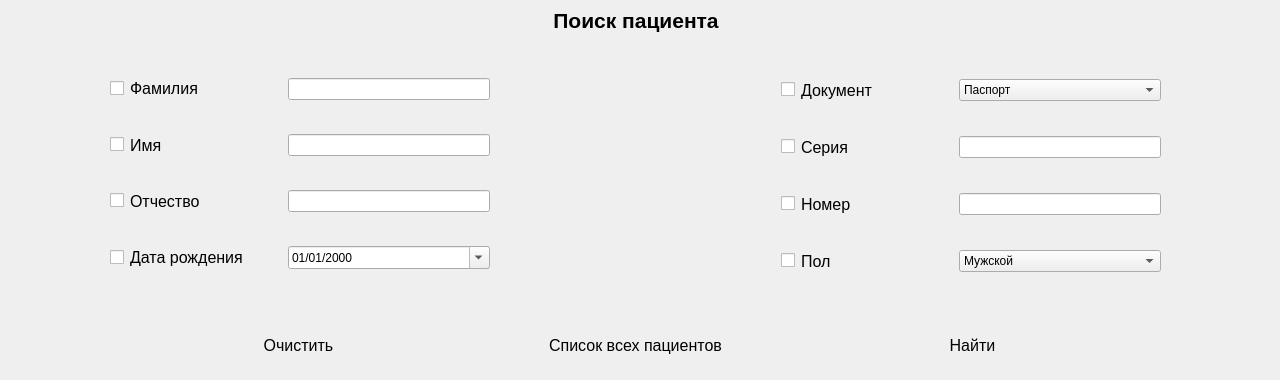
        <widget class="QWidget" name="SearchClientsPage">
         <widget class="QWidget" name="horizontalLayoutWidget_10">
          <property name="geometry">
           <rect>
            <x>110</x>
            <y>320</y>
            <width>1051</width>
            <height>51</height>
           </rect>
          </property>
          <layout class="QHBoxLayout" name="horizontalLayout_44" stretch="1,2,1,3,1,2,1">
           <property name="spacing">
            <number>6</number>
           </property>
           <item>
            <spacer name="horizontalSpacer_7">
             <property name="orientation">
              <enum>Qt::Horizontal</enum>
             </property>
             <property name="sizeHint" stdset="0">
              <size>
               <width>40</width>
               <height>20</height>
              </size>
             </property>
            </spacer>
           </item>
           <item>
            <widget class="QPushButton" name="ClearSearchInfoButton">
             <property name="sizePolicy">
              <sizepolicy hsizetype="Minimum" vsizetype="Preferred">
               <horstretch>0</horstretch>
               <verstretch>0</verstretch>
              </sizepolicy>
             </property>
             <property name="font">
              <font>
               <pointsize>12</pointsize>
              </font>
             </property>
             <property name="styleSheet">
              <string notr="true">border-radius: 25px;</string>
             </property>
             <property name="text">
              <string>Очистить</string>
             </property>
            </widget>
           </item>
           <item>
            <spacer name="horizontalSpacer_27">
             <property name="orientation">
              <enum>Qt::Horizontal</enum>
             </property>
             <property name="sizeHint" stdset="0">
              <size>
               <width>40</width>
               <height>20</height>
              </size>
             </property>
            </spacer>
           </item>
           <item>
            <widget class="QPushButton" name="FindAllPatientsButton">
             <property name="sizePolicy">
              <sizepolicy hsizetype="Minimum" vsizetype="Preferred">
               <horstretch>0</horstretch>
               <verstretch>0</verstretch>
              </sizepolicy>
             </property>
             <property name="font">
              <font>
               <pointsize>12</pointsize>
              </font>
             </property>
             <property name="styleSheet">
              <string notr="true">border-radius: 25px;</string>
             </property>
             <property name="text">
              <string>Список всех пациентов</string>
             </property>
            </widget>
           </item>
           <item>
            <spacer name="horizontalSpacer_29">
             <property name="orientation">
              <enum>Qt::Horizontal</enum>
             </property>
             <property name="sizeHint" stdset="0">
              <size>
               <width>40</width>
               <height>20</height>
              </size>
             </property>
            </spacer>
           </item>
           <item>
            <widget class="QPushButton" name="FindPatientsButton">
             <property name="sizePolicy">
              <sizepolicy hsizetype="Minimum" vsizetype="Preferred">
               <horstretch>0</horstretch>
               <verstretch>0</verstretch>
              </sizepolicy>
             </property>
             <property name="font">
              <font>
               <pointsize>12</pointsize>
              </font>
             </property>
             <property name="styleSheet">
              <string notr="true">border-radius: 25px;</string>
             </property>
             <property name="text">
              <string>Найти</string>
             </property>
            </widget>
           </item>
           <item>
            <spacer name="horizontalSpacer_8">
             <property name="orientation">
              <enum>Qt::Horizontal</enum>
             </property>
             <property name="sizeHint" stdset="0">
              <size>
               <width>40</width>
               <height>20</height>
              </size>
             </property>
            </spacer>
           </item>
          </layout>
         </widget>
         <widget class="QWidget" name="horizontalLayoutWidget_9">
          <property name="geometry">
           <rect>
            <x>110</x>
            <y>50</y>
            <width>1051</width>
            <height>251</height>
           </rect>
          </property>
          <layout class="QHBoxLayout" name="horizontalLayout_35" stretch="4,3,4">
           <item>
            <layout class="QVBoxLayout" name="verticalLayout_11">
             <item>
              <layout class="QHBoxLayout" name="horizontalLayout_36" stretch="0,3,4">
               <item>
                <widget class="QCheckBox" name="PatientSearchLastNameCheckBox">
                 <property name="text">
                  <string/>
                 </property>
                </widget>
               </item>
               <item>
                <widget class="QLabel" name="label_31">
                 <property name="font">
                  <font>
                   <pointsize>12</pointsize>
                  </font>
                 </property>
                 <property name="text">
                  <string>&lt;html&gt;&lt;head/&gt;&lt;body&gt;&lt;p&gt;Фамилия&lt;/p&gt;&lt;/body&gt;&lt;/html&gt;</string>
                 </property>
                </widget>
               </item>
               <item>
                <widget class="QLineEdit" name="PatientSearchLastName"/>
               </item>
              </layout>
             </item>
             <item>
              <layout class="QHBoxLayout" name="horizontalLayout_37" stretch="0,3,4">
               <item>
                <widget class="QCheckBox" name="PatientSearchFirstNameCheckBox">
                 <property name="text">
                  <string/>
                 </property>
                </widget>
               </item>
               <item>
                <widget class="QLabel" name="label_32">
                 <property name="font">
                  <font>
                   <pointsize>12</pointsize>
                  </font>
                 </property>
                 <property name="text">
                  <string>Имя</string>
                 </property>
                </widget>
               </item>
               <item>
                <widget class="QLineEdit" name="PatientSearchFirstName"/>
               </item>
              </layout>
             </item>
             <item>
              <layout class="QHBoxLayout" name="horizontalLayout_38" stretch="0,3,4">
               <item>
                <widget class="QCheckBox" name="PatientSearchMiddleNameCheckBox">
                 <property name="text">
                  <string/>
                 </property>
                </widget>
               </item>
               <item>
                <widget class="QLabel" name="label_33">
                 <property name="font">
                  <font>
                   <pointsize>12</pointsize>
                  </font>
                 </property>
                 <property name="text">
                  <string>Отчество</string>
                 </property>
                </widget>
               </item>
               <item>
                <widget class="QLineEdit" name="PatientSearchMiddleName"/>
               </item>
              </layout>
             </item>
             <item>
              <layout class="QHBoxLayout" name="horizontalLayout_39" stretch="0,3,4">
               <item>
                <widget class="QCheckBox" name="PatientSearchDateOfBirthCheckBox">
                 <property name="text">
                  <string/>
                 </property>
                </widget>
               </item>
               <item>
                <widget class="QLabel" name="label_34">
                 <property name="font">
                  <font>
                   <pointsize>12</pointsize>
                  </font>
                 </property>
                 <property name="text">
                  <string>Дата рождения</string>
                 </property>
                </widget>
               </item>
               <item>
                <widget class="QDateEdit" name="PatientSearchDateOfBirth">
                 <property name="displayFormat">
                  <string>dd/MM/yyyy</string>
                 </property>
                 <property name="calendarPopup">
                  <bool>true</bool>
                 </property>
                </widget>
               </item>
              </layout>
             </item>
            </layout>
           </item>
           <item>
            <spacer name="horizontalSpacer_5">
             <property name="orientation">
              <enum>Qt::Horizontal</enum>
             </property>
             <property name="sizeHint" stdset="0">
              <size>
               <width>40</width>
               <height>20</height>
              </size>
             </property>
            </spacer>
           </item>
           <item>
            <layout class="QVBoxLayout" name="verticalLayout_12">
             <item>
              <layout class="QHBoxLayout" name="horizontalLayout_40" stretch="0,3,4">
               <item>
                <widget class="QCheckBox" name="PatientSearchDocumentTypeCheckBox">
                 <property name="text">
                  <string/>
                 </property>
                </widget>
               </item>
               <item>
                <widget class="QLabel" name="label_35">
                 <property name="font">
                  <font>
                   <pointsize>12</pointsize>
                  </font>
                 </property>
                 <property name="text">
                  <string>Документ</string>
                 </property>
                </widget>
               </item>
               <item>
                <widget class="QComboBox" name="PatientSearchDocumentType">
                 <property name="currentText">
                  <string>Паспорт</string>
                 </property>
                 <item>
                  <property name="text">
                   <string>Паспорт</string>
                  </property>
                 </item>
                 <item>
                  <property name="text">
                   <string>Водительские права</string>
                  </property>
                 </item>
                </widget>
               </item>
              </layout>
             </item>
             <item>
              <layout class="QHBoxLayout" name="horizontalLayout_41" stretch="0,3,4">
               <item>
                <widget class="QCheckBox" name="PatientSearchDocumentSeriesCheckBox">
                 <property name="text">
                  <string/>
                 </property>
                </widget>
               </item>
               <item>
                <widget class="QLabel" name="label_36">
                 <property name="font">
                  <font>
                   <pointsize>12</pointsize>
                  </font>
                 </property>
                 <property name="text">
                  <string>Серия</string>
                 </property>
                </widget>
               </item>
               <item>
                <widget class="QLineEdit" name="PatientSearchDocumentSeries">
                 <property name="inputMethodHints">
                  <set>Qt::ImhDigitsOnly</set>
                 </property>
                 <property name="maxLength">
                  <number>4</number>
                 </property>
                </widget>
               </item>
              </layout>
             </item>
             <item>
              <layout class="QHBoxLayout" name="horizontalLayout_42" stretch="0,3,4">
               <item>
                <widget class="QCheckBox" name="PatientSearchDocumentNumberCheckBox">
                 <property name="text">
                  <string/>
                 </property>
                </widget>
               </item>
               <item>
                <widget class="QLabel" name="label_37">
                 <property name="font">
                  <font>
                   <pointsize>12</pointsize>
                  </font>
                 </property>
                 <property name="text">
                  <string>Номер</string>
                 </property>
                </widget>
               </item>
               <item>
                <widget class="QLineEdit" name="PatientSearchDocumentNumber">
                 <property name="inputMethodHints">
                  <set>Qt::ImhDigitsOnly</set>
                 </property>
                 <property name="maxLength">
                  <number>6</number>
                 </property>
                </widget>
               </item>
              </layout>
             </item>
             <item>
              <layout class="QHBoxLayout" name="horizontalLayout_43" stretch="0,3,4">
               <item>
                <widget class="QCheckBox" name="PatientSearchGenderCheckBox">
                 <property name="text">
                  <string/>
                 </property>
                </widget>
               </item>
               <item>
                <widget class="QLabel" name="label_38">
                 <property name="font">
                  <font>
                   <pointsize>12</pointsize>
                  </font>
                 </property>
                 <property name="text">
                  <string>Пол</string>
                 </property>
                </widget>
               </item>
               <item>
                <widget class="QComboBox" name="PatientSearchGender">
                 <item>
                  <property name="text">
                   <string>Мужской</string>
                  </property>
                 </item>
                 <item>
                  <property name="text">
                   <string>Женский</string>
                  </property>
                 </item>
                </widget>
               </item>
              </layout>
             </item>
            </layout>
           </item>
          </layout>
         </widget>
         <widget class="QWidget" name="horizontalLayoutWidget_20">
          <property name="geometry">
           <rect>
            <x>0</x>
            <y>0</y>
            <width>1271</width>
            <height>41</height>
           </rect>
          </property>
          <layout class="QHBoxLayout" name="horizontalLayout_69">
           <item>
            <spacer name="horizontalSpacer_25">
             <property name="orientation">
              <enum>Qt::Horizontal</enum>
             </property>
             <property name="sizeHint" stdset="0">
              <size>
               <width>40</width>
               <height>20</height>
              </size>
             </property>
            </spacer>
           </item>
           <item>
            <widget class="QLabel" name="label_58">
             <property name="text">
              <string>&lt;html&gt;&lt;head/&gt;&lt;body&gt;&lt;p align=&quot;center&quot;&gt;&lt;span style=&quot; font-size:16pt; font-weight:600;&quot;&gt;Поиск пациента&lt;/span&gt;&lt;/p&gt;&lt;/body&gt;&lt;/html&gt;</string>
             </property>
            </widget>
           </item>
           <item>
            <spacer name="horizontalSpacer_26">
             <property name="orientation">
              <enum>Qt::Horizontal</enum>
             </property>
             <property name="sizeHint" stdset="0">
              <size>
               <width>40</width>
               <height>20</height>
              </size>
             </property>
            </spacer>
           </item>
          </layout>
         </widget>
        </widget>
